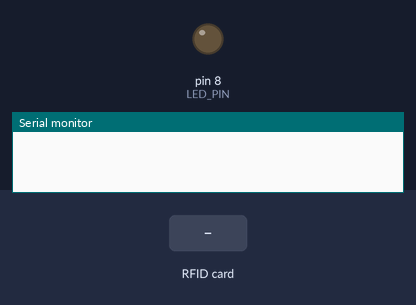
Bench run of a sketch on a simulated Arduino Uno, built with avr-gcc and run on an emulated ATmega328P. On the bench: output pins drawn as LEDs (lit = HIGH), the last lines printed to the serial monitor. The test bench sets the inputs (shaded band). Pins used as bus, display or sensor lines are not drawn.

Above: at 1.2 s.
1.3 s: RFID card 20 6B 18 83 held to the reader
At 2.1 s:
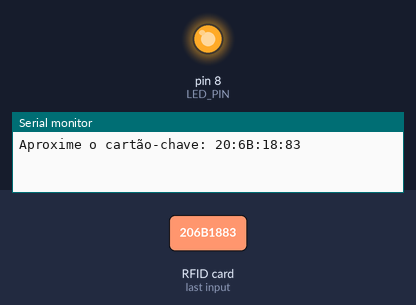
2.8 s: RFID card 5E 7A 19 C4 held to the reader
At 3.5 s:
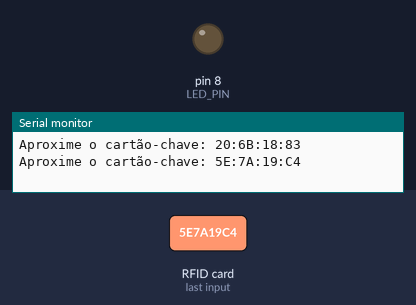
Timing chart, 0 to 5.8 s (numbered marks = the images above; inputs shaded):
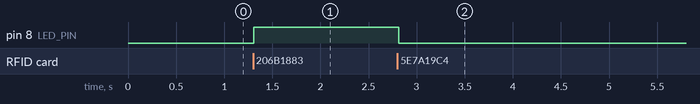

The sketch:

leitor_1_LED.ino
```cpp
#include <SPI.h>
#include <MFRC522.h>

#define SS_PIN 10
#define RST_PIN 9
#define LED_PIN 8

MFRC522 rfid(SS_PIN, RST_PIN);
MFRC522::MIFARE_Key chave;

void setup()
{
    Serial.begin(9600);
    SPI.begin();
    rfid.PCD_Init();
    pinMode(LED_PIN, OUTPUT);
}

void loop()
{
    if (!rfid.PICC_IsNewCardPresent() || !rfid.PICC_ReadCardSerial())
        return;

    // Serial.print(F("Tipo PICC: "));
    MFRC522::PICC_Type tipoPICC = rfid.PICC_GetType(rfid.uid.sak);
    // Serial.println(rfid.PICC_GetTypeName(tipoPICC));
    // Verifica se o PICC é do tipo MIFARE Classic
    if (tipoPICC != MFRC522::PICC_TYPE_MIFARE_MINI &&
        tipoPICC != MFRC522::PICC_TYPE_MIFARE_1K &&
        tipoPICC != MFRC522::PICC_TYPE_MIFARE_4K)
    {
        Serial.println(F("Seu cartão não é do tipo MIFARE Classic."));
        return;
    }

    String strID = "";
    for (byte i = 0; i < 4; i++)
    {
        strID += (rfid.uid.uidByte[i] < 0x10 ? "0" : "")
         + String(rfid.uid.uidByte[i], HEX)
         + (i != 3 ? ":" : "");
    }

    strID.toUpperCase();
    Serial.print("Aproxime o cartão-chave: ");
    Serial.println(strID);

    if (strID.indexOf("20:6B:18:83") >= 0)
    {
        digitalWrite(LED_PIN, HIGH);
    }
    else
    {
        digitalWrite(LED_PIN, LOW);
    }
    rfid.PICC_HaltA();
    rfid.PCD_StopCrypto1();
}
```

Measured:
- after the input at 1.3 s, pin 8 (LED_PIN): LOW → HIGH at once
- after the input at 2.8 s, pin 8 (LED_PIN): HIGH → LOW at once
